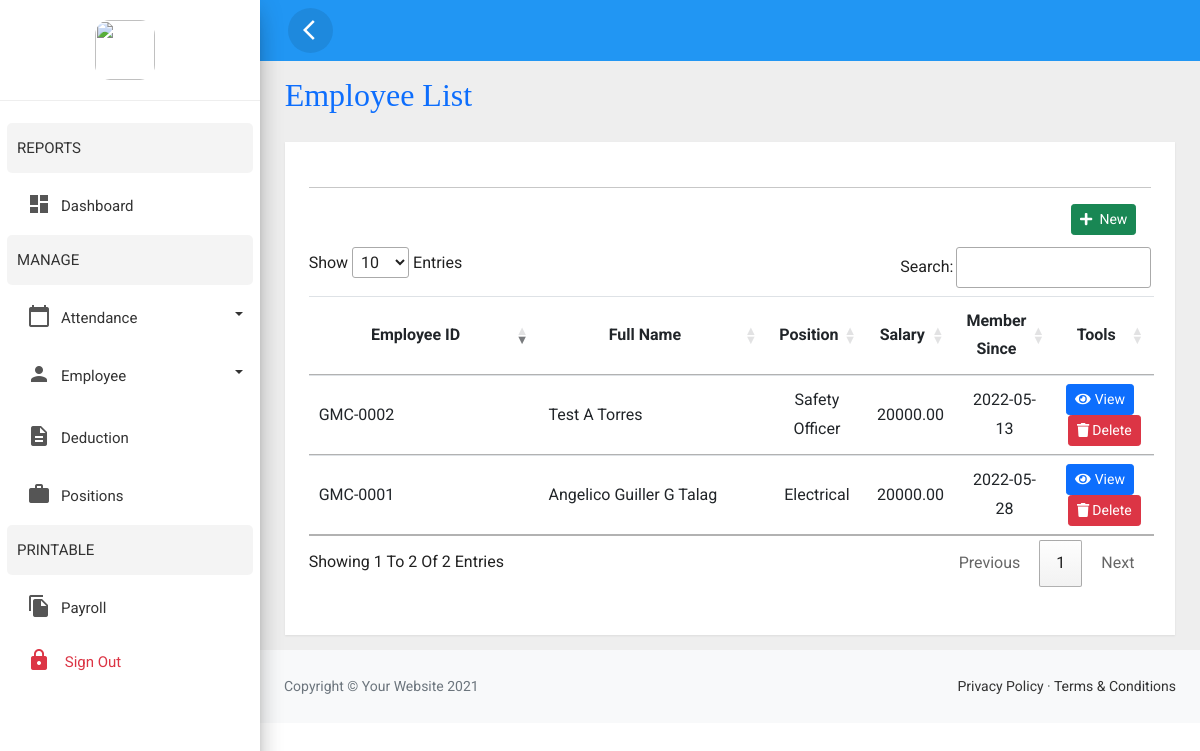
Page /admin/employee.php (signed in) on the committed database.
### tables this page shows
CREATE TABLE `userinfo` (
  `userInfoID` int(11) NOT NULL,
  `firstname` varchar(50) NOT NULL,
  `middlename` varchar(50) NOT NULL,
  `lastname` varchar(50) NOT NULL,
  `contactNumber` char(11) NOT NULL,
  `userAddress` varchar(50) NOT NULL,
  `gender` varchar(10) NOT NULL,
  `bday` date NOT NULL,
  `emailAddress` varchar(255) NOT NULL,
  `registrationDate` date NOT NULL,
  `position` int(11) DEFAULT 1,
  `basicSalary` double(11,2) DEFAULT 0.00,
  `employeeID` char(8) NOT NULL,
  `employeeStatus` varchar(20) NOT NULL,
  `userPhoto` longblob NOT NULL
);

CREATE TABLE `positionlist` (
  `positionID` int(11) NOT NULL,
  `positionName` varchar(30) NOT NULL
);

CREATE TABLE `userlogin` (
  `userLoginID` int(11) NOT NULL,
  `userID` varchar(30) NOT NULL,
  `pwd` varchar(255) NOT NULL,
  `userType` int(1) NOT NULL,
  `registrationDate` date NOT NULL
);

### admin/includes/autoloader.inc.php (called while the page is built, shortened)
<?php
function myAutoLoader($className) {
    $path = "../classes/";
    $extension = ".class.php";
    $fullPath = $path . $className . $extension;
}
?>

### classes/DbConnection.class.php (called while the page is built, shortened)
<?php
class DbConnection
{
    private $host = 'localhost';
    private $username = 'root';
    private $password = '';
    private $database = 'gmc_payroll';
    protected $connection;
    public function __construct()
    {
        if (!isset($this->connection)) {
            $this->connection = new mysqli(
                $this->host,
                $this->username,
                $this->password,
                $this->database
            );
        }
        return $this->connection;
    }
}

### classes/Admin.class.php (called while the page is built, shortened)
<?php
class Admin extends User
{
	public function getUserInfo()
	{
		$sql = "SELECT * FROM userinfo, userlogin, positionlist WHERE userlogin.userID = userinfo.employeeID AND positionlist.positionID = userinfo.position AND userlogin.userType = 1 AND userinfo.employeeStatus = 'active' ";
		$query = $this->setInfo($sql);
		return $query;
	}
}

### classes/User.class.php (called while the page is built, shortened)
<?php
class User extends DbConnection
{
    public function setInfo($sql)
    {
        $query = $this->connection->query($sql);
        return $query;
    }
}

### classes/AdminView.class.php (called while the page is built, shortened)
<?php
class AdminView extends Admin
{
    public function displayEmployeeInfo()
    {
        $data = $this->getUserInfo();
        return $data;
    }
}

### admin/employee.php (the view, shortened to what this page needs)
<?php
include 'header.php';
?>
<div class="main-content">
  <div class="row ">
    <div class="container-fluid" style="width: 99%;">
      <h2 class="text-primary" style="font-family:Times, Times New Roman, serif;">Employee List</h2>
      <div class="card container-fluid bg-white rounded">
        <br>
        <hr>
        <div class="col-md-12 text-right">
          <button type="button" class="btn btn-sm btn-success" data-bs-toggle="modal" data-bs-target="#add_employee"><i class="fa fa-plus"></i>&nbsp; New</button>
        </div>
        <?php
        $userData = new AdminView();
        $rows = $userData->displayEmployeeInfo();
        ?>
        <table id="example" class="table table-hover">
          <thead>
            <th style="text-align: center; vertical-align: middle;">Employee ID</th>
            <th style="width:300px;text-align: center; vertical-align: middle;">Full Name</th>
            <th style="text-align: center; vertical-align: middle;">Position</th>
            <th style="text-align: center; vertical-align: middle;">Salary</th>
            <th style="text-align:center;vertical-align: middle;">Member Since</th>
            <th style="text-align:center;vertical-align: middle;">Tools</th>
          </thead>
          <tbody>
            <?php foreach ($rows as $row) : ?>
              <tr>
                <td style="width:300px;text-align: left; vertical-align: middle;"><?php echo $row['employeeID']; ?></td>
                <td style="text-align: left; vertical-align: middle;"><?php echo $row['firstname'] . " " . $row['middlename'] . " " . $row['lastname']; ?></td>
                <td style="text-align: center; vertical-align: middle;"><?php echo $row['positionName']; ?></td>
                <td style="text-align: right; vertical-align: middle;"><?php echo $row['basicSalary']; ?></td>
                <td style="text-align: center; vertical-align: middle;"><?php echo $row['registrationDate']; ?></td>
                <td style="text-align: center; vertical-align: middle;">
                  <button type="button" class="btn btn-sm btn-primary text-white editEmployeeData" name="editEmployeeData" value="editEmployeeData" id="<?php echo $row['userInfoID']; ?>"><i class="fa fa-eye"></i>&nbsp;View</button>
                  <button type="submit" class="btn btn-sm btn-danger deleteEmployee" name="deleteEmployee" value="deleteEmployee" id="<?php echo $row['userInfoID']; ?>"><i class="fa fa-trash"></i>&nbsp;Delete</button>
                </td>
              </tr>
            <?php endforeach; ?>
          </tbody>
        </table>
      </div>
    </div>
  </div>
  <?php
  include 'modal/employee_modal.php';
  include 'footer.php';
  ?>

### admin/header.php (shortened to what this page needs)
<?php
include 'includes/autoloader.inc.php';
?>
<!doctype html>
<html lang="en">
<head>
  <link rel="stylesheet" href="css/bootstrap.min.css">
  <link href="https://cdn.jsdelivr.net/npm/bootstrap@5.1.3/dist/css/bootstrap.min.css" rel="stylesheet">
  <link href="https://stackpath.bootstrapcdn.com/font-awesome/4.7.0/css/font-awesome.min.css" rel="stylesheet" type="text/css">
  <link rel="stylesheet" href="css/custom.css">
  <link rel="stylesheet" href="css/datatable.css">
  <link rel="stylesheet" href="css/payslip.css">
  <link rel="stylesheet" type="text/css" href="https://cdn.datatables.net/1.12.0/css/jquery.dataTables.min.css">
  <link rel="stylesheet" type="text/css" href=" https://cdn.datatables.net/buttons/2.2.3/css/buttons.dataTables.min.css">
</head>
<body>
  <div class="wrapper">
    <nav id="sidebar">
      <div class="sidebar-header">
        <center>
          <h3><img src="../images/logo-2.png" class="img-fluid" style="height:60px;width:60px;border-radius: 15px;object-fit:cover;"></h3>
        </center>
      </div>
      <ul class="list-unstyled components">
        <li class="active">
          <a><span>REPORTS</span></a>
        </li>
        <li class="">
          <a href="dashboard.php" class="dashboard"><i class="material-icons">dashboard</i><span>Dashboard</span></a>
        </li>
        <li class="active">
          <a><span>MANAGE</span></a>
        </li>
        <li class="dropdown">
          <a href="#pageSubmenu6" data-toggle="collapse" aria-expanded="false" class="dropdown-toggle">
            <i class="material-icons">calendar_today</i><span>Attendance</span></a>
        </li>
        <li class="dropdown">
          <a href="#pageSubmenu7" data-toggle="collapse" aria-expanded="false" class="dropdown-toggle">
            <i class="material-icons">person</i><span>Employee</span></a>
        </li>
        <li class="">
        </li>
        <li class="">
          <a href="employee_deduct.php"><i class="material-icons">description</i><span>Deduction</span></a>
        </li>
        <li class="">
          <a href="position.php"><i class="material-icons">work</i><span>Positions</span></a>
        </li>
        <li class="active">
          <a><span>PRINTABLE</span></a>
        </li>
        <li class="">
          <a href="payroll.php"><i class="material-icons">file_copy</i><span>Payroll</span></a>
          <a href="../logout.php" class="text-danger"><i class="material-icons text-danger">lock</i>&nbsp;<span>Sign out</span></a>
        </li>
      </ul>
    </nav>
    <div id="content">
      <div class="top-navbar">
        <nav class="navbar navbar-expand-lg">
          <div class="container-fluid">
            <button type="button" id="sidebarCollapse" class="d-xl-block d-lg-block d-md-mone d-none">
              <span class="material-icons">arrow_back_ios</span>
            </button>
          </div>
        </nav>
      </div>

### admin/modal/employee_modal.php (shortened to what this page needs)
</div>

### admin/footer.php (shortened to what this page needs)
<footer class="py-4 bg-light">
    <div class="container-fluid px-4">
        <div class="d-flex align-items-center justify-content-between small">
            <div class="text-muted">Copyright &copy; Your Website 2021</div>
            <div>
                <a href="#">Privacy Policy</a>
                &middot;
                <a href="#">Terms &amp; Conditions</a>
            </div>
        </div>
    </div>
</footer>
</div>
</div>
</body>
</html>

### admin/css/custom.css (style rules this page uses)
body, html { line-height: 1.8; font-family: "Roboto", sans-serif; color: #555e58; text-transform: capitalize; text-rendering: optimizeLegibility !important; -webkit-font-smoothing: antialiased !important; font-weight: 400; margin: 0px; padding: 0px; }
h1, h2, h3, h4, h5, h6, .h1, .h2, .h3, .h4 { font-weight: 400; line-height: 1.5em; }
a { color: #333; font-weight: 400; }
button { cursor: pointer; }
ul, ol { padding: 0; margin: 0px; list-style: none; }
a, a:hover, a:focus { color: #333; text-decoration: none; transition: all 0.3s; }
.material-icons { font-family: "Material Icons"; font-weight: normal; font-style: normal; font-size: 24px; display: inline-block; line-height: 1; text-transform: none; letter-spacing: normal; word-wrap: normal; white-space: nowrap; direction: ltr; -webkit-font-smoothing: antialiased; text-rendering: optimizeLegibility; -moz-osx-font-smoothing: grayscale; font-feature-settings: "liga"; }
.wrapper { position: relative; width: 100%; overflow: auto; }
#sidebar { position: fixed; height: 100vh !important; top: 0; bottom: 0; left: 0; z-index: 11; width: 260px; overflow: auto; transition: all 0.3s; background: #ffffff; box-shadow: 0 10px 30px -12px rgb(0 0 0 / 42%), 0 4px 25px 0px rgb(0 0 0 / 12%), 0 8px 10px -5px rgb(0 0 0 / 20%); }
#sidebar .sidebar-header { padding: 20px; background-color: #ffffff; border-bottom: 1px solid #eee; }
.sidebar-header h3 { color: #333; font-size: 17px; margin: 0px; text-transform: uppercase; transition: all 0.5s ease; font-weight: 600; }
.sidebar-header h3 img { width: 45px; margin-right: 10px; }
#sidebar ul li { padding: 2px 7px; }
#sidebar ul li.active > a { color: #333; background-color: rgba(200, 200, 200, 0.2); }
.dropdown-toggle::after { position: absolute; right: 10px; top: 23px; }
#sidebar ul.components { padding: 20px 0; }
#sidebar ul li a { padding: 10px; line-height: 30px; border-radius: 5px; font-size: 15px; position: relative; font-weight: 400; display: block; }
#sidebar ul li a span { text-transform: capitalize; display: inline-block; }
#sidebar ul li a i { position: relative; margin-right: 10px; top: 5px; color: #555555; margin-left: 10px; }
.dropdown i { margin-left: 15px; position: relative; margin-right: 10px; top: 5px; color: #555555; }
#content { position: relative; transition: all 0.3s; background-color: #eeeeee; }
.top-navbar { width: 100%; z-index: 9; position: relative; }
.main-content { padding: 10px 20px 0px 20px; position: relative; width: 100%; }
.navbar { background-color: #2196f3; color: #ffffff; }
.navbar button { background-color: transparent; border: none; }
.navbar button span { color: #fff; }
#sidebarCollapse { border-radius: 50%; width: 45px; height: 45px; text-align: center; line-height: 45px; margin-right: 20px; border: none; color: #ffffff; background-color: rgba(0, 0, 0, 0.09); }
#sidebarCollapse span { margin: 9px; padding: 0px; }
.card { margin: 10px 0; }
.card { border-radius: 0px !important; }
.card { display: inline-block; position: relative; border: none !important; width: 100%; margin: 15px 0; box-shadow: 0 1px 2px rgb(0 0 0 / 8%); border-radius: 6px; color: rgba(0, 0, 0, 0.87); background: #fff; }
.table > thead > tr > th { border-bottom-width: 1px; font-size: 16px; font-weight: 400; }
footer { padding: 10px 0; position: relative; width: 100%; }
@media only screen and (min-width: 992px) { #content { width: calc(100% - 260px); position: relative; float: right; transition: all 0.3s; background-color: #eeeeee; } }

### rows in the picture
userinfo: employeeID "GMC-0002", firstname "Test", middlename "A", lastname "Torres", positionlist.positionName "Safety Officer", basicSalary "20000.00", userlogin.registrationDate "2022-05-13"
userinfo: employeeID "GMC-0001", firstname "Angelico Guiller", middlename "G", lastname "Talag", positionlist.positionName "Electrical", basicSalary "20000.00", userlogin.registrationDate "2022-05-28"
